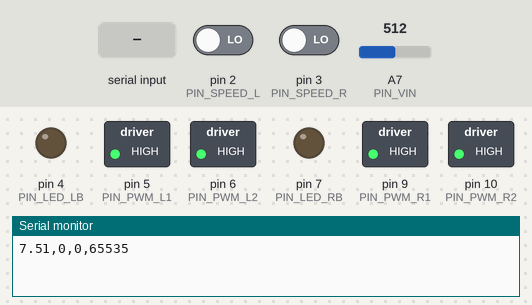
Recording of a sketch running on a simulated Arduino Nano, built with avr-gcc and run on an emulated ATmega328P. On the bench: switched loads named in the sketch (green lamp = pin HIGH), output pins drawn as LEDs (lit = HIGH), the last lines printed to the serial monitor. The inputs (shaded band) are chosen by the test bench; at power-on: pin 2 (PIN_SPEED_L) LOW, pin 3 (PIN_SPEED_R) LOW, A7 (PIN_VIN) = 512.

Above: at 1.2 s.
1.3 s: "c90\n" received over Serial
At 2.4 s:
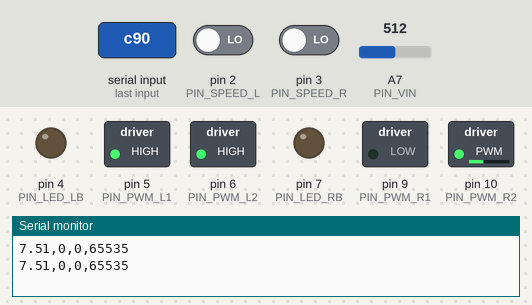
2.8 s: "c,45\n" received over Serial
At 3.5 s:
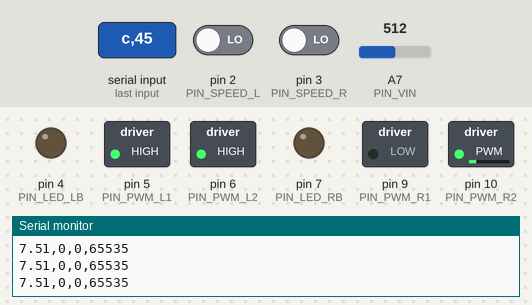
4.3 s: "c\n" received over Serial
At 4.7 s:
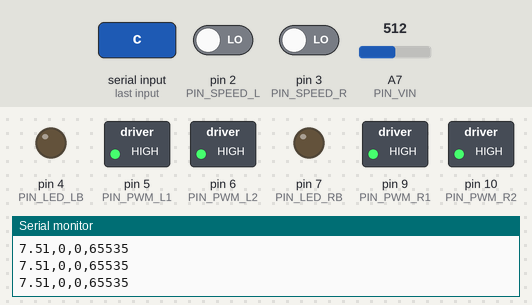
Timing chart, 0 to 7.3 s (numbered marks = the images above; inputs shaded):
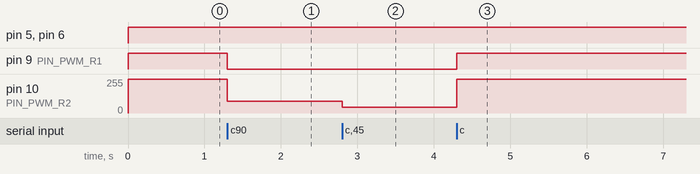

Measured:
- after the input at 1.3 s, pin 9 (PIN_PWM_R1): HIGH → LOW at once; pin 10 (PIN_PWM_R2): 255/255 → 90/255 at once
- after the input at 2.8 s, pin 10 (PIN_PWM_R2): 90/255 → 45/255 at once
- after the input at 4.3 s, pin 9 (PIN_PWM_R1): LOW → HIGH at once; pin 10 (PIN_PWM_R2): 45/255 → 255/255 at once

The sketch:

openbot_v1_nano.ino
```cpp
// ---------------------------------------------------------------------------
// This Arduino sketch accompanies the OpenBot Android application.
//
// The sketch has the following functinonalities:
//  - receive control commands from Android application (USB serial)
//. - produce low-level controls (PWM) for the vehicle
//  - toggle left and right indicator signals
//  - wheel odometry based on optical speed sensors
//  - estimate battery voltage via voltage divider
//  - estimate distance based on sonar sensor
//  - send sensor readings to Android application (USB serial)
//
//  Dependencies (if sonar is required):
//  - NewPing library by Tim Eckel (Install via Tools --> Manage Libraries)
//
// By Matthias Mueller, Intelligent Systems Lab, 2020
// ---------------------------------------------------------------------------


// PIN_PWM_L1,PIN_PWM_L2,PIN_PWM_R1,PIN_PWM_R2      Low-level control of left DC motors via PWM
// PIN_SPEED_L, PIN_SPEED_R          	      Measure left and right wheel speed
// PIN_VIN                                  Measure battery voltage via voltage divider
// PIN_TRIGGER                              Arduino pin tied to trigger pin on ultrasonic sensor.
// PIN_ECHO                                 Arduino pin tied to echo pin on ultrasonic sensor.
// MAX_DISTANCE                             Maximum distance we want to ping for (in centimeters).
// PIN_LED_LB, PIN_LED_RB                   Toggle left and right rear LEDs (indicator signals)


//------------------------------------------------------//
//DEFINITIONS
//------------------------------------------------------//

// DO NOT CHANGE!
#define DIY 0
#define PCB_V1 1
#define PCB_V2 2

// Setup the OpenBot version (DIY,PCB_V1,PCB_V2)
#define OPENBOT DIY

// Enable/Disable no phone mode (1,0)
// In no phone mode:
// - the motors will turn at 75% speed
// - the speed will be reduced if an obstacle is detected by the sonar sensor
// - the car will turn, if an obstacle is detected within STOP_THRESHOLD
#define NO_PHONE_MODE 0

// Enable/Disable sonar (1,0)
#define HAS_SONAR 0

//Setup the pin definitions
#if (OPENBOT == DIY)
  #define PIN_PWM_L1 5
  #define PIN_PWM_L2 6
  #define PIN_PWM_R1 9
  #define PIN_PWM_R2 10
  #define PIN_SPEED_L 2
  #define PIN_SPEED_R 3
  #define PIN_VIN A7
  #define PIN_TRIGGER 12 //4
  #define PIN_ECHO 11 //4
  #define PIN_LED_LB 4 //7
  #define PIN_LED_RB 7 //8
#elif (OPENBOT == PCB_V1)
  #define PIN_PWM_L1 9
  #define PIN_PWM_L2 10
  #define PIN_PWM_R1 5
  #define PIN_PWM_R2 6
  #define PIN_SPEED_L 2
  #define PIN_SPEED_R 4
  #define PIN_VIN A7
  #define PIN_TRIGGER 3
  #define PIN_ECHO 3
  #define PIN_LED_LB 7
  #define PIN_LED_RB 8
#elif (OPENBOT == PCB_V2)
  #define PIN_PWM_L1 9
  #define PIN_PWM_L2 10
  #define PIN_PWM_R1 5
  #define PIN_PWM_R2 6
  #define PIN_SPEED_L 2
  #define PIN_SPEED_R 3
  #define PIN_VIN A7
  #define PIN_TRIGGER 4
  #define PIN_ECHO 4
  #define PIN_LED_LB 7
  #define PIN_LED_RB 8
#endif


//------------------------------------------------------//
//INITIALIZATION
//------------------------------------------------------//

#if HAS_SONAR
  //Sonar sensor
  #include <NewPing.h>
  const unsigned int MAX_DISTANCE = 300; //cm
  const unsigned int STOP_THRESHOLD = 64; //cm
  NewPing sonar(PIN_TRIGGER, PIN_ECHO, MAX_DISTANCE); // NewPing setup of pins and maximum distance.
  const unsigned int PING_INTERVAL = 100; // How frequently to send out a ping (ms).
  unsigned long ping_timeout = 0;   // After timeout (ms), distance is set to maximum.
  boolean ping_success = false;
  unsigned int distance = MAX_DISTANCE; //cm
  unsigned int distance_estimate = MAX_DISTANCE; //cm
  #define USE_MEDIAN 0 //If median filter should be used (1,0)
  #if USE_MEDIAN
    const unsigned int distance_array_sz = 3;
    unsigned int distance_array[distance_array_sz]={};
    unsigned int distance_counter = 0;
  #endif
#else
  #include <limits.h>
  const unsigned int STOP_THRESHOLD = 0; //cm
  unsigned int distance_estimate = UINT_MAX; //cm
#endif

//The factor is computed as (R1+R2)/R2
#if (OPENBOT == PCB_V1)
  float VOLTAGE_DIVIDER_FACTOR = 133/33;
#else
  float VOLTAGE_DIVIDER_FACTOR = 30/10;
#endif

//Vehicle Control
int ctrl_left = 0;
int ctrl_right = 0;

//Voltage measurement
unsigned int vin_counter = 0;
const unsigned int vin_array_sz = 100;
unsigned int vin_array[vin_array_sz]={0};

//Speed sensor
const unsigned long SPEED_TRIGGER_THRESHOLD = 1; // Triggers within this time will be ignored (ms)
const unsigned int DISK_HOLES = 20;
unsigned long oldtime_left = 0;
unsigned long curtime_left = 0;
unsigned long oldtime_right = 0;
unsigned long curtime_right = 0;
#if (OPENBOT == PCB_V1)
  int oldstate_left = 0;
  int oldstate_right = 0;
  int newstate_left = 0;
  int newstate_right = 0;
#endif
int counter_left = 0;
int counter_right = 0;

//Indicator Signal
const unsigned long INDICATOR_INTERVAL = 500; //Blinking rate of the indicator signal (ms).
unsigned long indicator_timeout = 0;
int indicator_val = 0;
bool indicator_left = 0;
bool indicator_right = 0;
bool ctrl_rx = 0;
bool indicator_rx = 0;

//Serial communication
const unsigned long SEND_INTERVAL = 1000; // How frequently vehicle data is sent (ms).
unsigned long send_timeout = 0;
String inString = "";

//------------------------------------------------------//
//SETUP
//------------------------------------------------------//

void setup()
{
  //Outputs
  pinMode(PIN_PWM_L1,OUTPUT);
  pinMode(PIN_PWM_L2,OUTPUT);
  pinMode(PIN_PWM_R1,OUTPUT);
  pinMode(PIN_PWM_R2,OUTPUT);
  pinMode(PIN_LED_LB,OUTPUT);
  pinMode(PIN_LED_RB,OUTPUT);

  //Inputs
  pinMode(PIN_VIN,INPUT);
  pinMode(PIN_SPEED_L,INPUT);
  pinMode(PIN_SPEED_R,INPUT);

  Serial.begin(115200,SERIAL_8N1); //8 data bits, no parity, 1 stop bit
  send_timeout = millis() + SEND_INTERVAL; //wait for one interval to get readings
  #if (OPENBOT == DIY || OPENBOT == PCB_V2)
    attachInterrupt(digitalPinToInterrupt(PIN_SPEED_L), update_speed_left, CHANGE);
    attachInterrupt(digitalPinToInterrupt(PIN_SPEED_R), update_speed_right, CHANGE);
  #endif

}

//------------------------------------------------------//
//LOOP
//------------------------------------------------------//

void loop() {
  #if (NO_PHONE_MODE)
    if (distance_estimate > STOP_THRESHOLD) {
      ctrl_left = min(192, distance_estimate);
      ctrl_right = min(192, distance_estimate);
    }
    else {
      ctrl_left = 128;
      ctrl_right = -128;
    }
  #else // Wait for messages from the phone
    if (Serial.available() > 0) {
      check_for_msg();
    }
    if (distance_estimate < STOP_THRESHOLD) {
      ctrl_left = 0;
      ctrl_right = 0;
    }
  #endif
  update_left_motors();
  update_right_motors();

  //Measure voltage
  vin_array[vin_counter%vin_array_sz] = analogRead(PIN_VIN);
  vin_counter++;

  //Measure speed, otherwise through interrupt
  #if (OPENBOT == PCB_V1)
    check_speed_left();
    check_speed_right();
  #endif

  #if HAS_SONAR
    //Measure distance every PING_INTERVAL
    if (millis() >= ping_timeout) {
      if (!ping_success) { // Check if last ping was returned
        distance = MAX_DISTANCE;
      }
      #if USE_MEDIAN
        distance_array[distance_counter%distance_array_sz] = distance;
        distance_counter++;
        distance_estimate = get_median(distance_array, distance_array_sz);
      #else
        distance_estimate = distance;
      #endif
      send_ping();
    }
  #endif

  // Send vehicle measurments to serial every SEND_INTERVAL
  if (millis() >= send_timeout) {
    send_vehicle_data();
    send_timeout = millis() + SEND_INTERVAL;
  }

  // Check indicator signal every INDICATOR_INTERVAL
  if (millis() >= indicator_timeout) {
    update_indicator();
    indicator_timeout = millis() + INDICATOR_INTERVAL;
  }

}


//------------------------------------------------------//
//FUNCTIONS
//------------------------------------------------------//

float get_voltage () {
  unsigned long array_sum = 0;
  unsigned int array_size = min(vin_array_sz,vin_counter);
  for(unsigned int index = 0; index < array_size; index++)
  {
    array_sum += vin_array[index];
  }
  return float(array_sum)/array_size/1023*5*VOLTAGE_DIVIDER_FACTOR;
}

void update_left_motors() {
    if (ctrl_left < 0) {
      analogWrite(PIN_PWM_L1,-ctrl_left);
      analogWrite(PIN_PWM_L2,0);
    }
    else if (ctrl_left > 0) {
      analogWrite(PIN_PWM_L1,0);
      analogWrite(PIN_PWM_L2,ctrl_left);
    }
    else { //Motor brake
      analogWrite(PIN_PWM_L1,255);
      analogWrite(PIN_PWM_L2,255);
    }
}

void update_right_motors() {
    if (ctrl_right < 0) {
      analogWrite(PIN_PWM_R1,-ctrl_right);
      analogWrite(PIN_PWM_R2,0);
    }
    else if (ctrl_right > 0) {
      analogWrite(PIN_PWM_R1,0);
      analogWrite(PIN_PWM_R2,ctrl_right);
    }
    else { //Motor brake
      analogWrite(PIN_PWM_R1,255);
      analogWrite(PIN_PWM_R2,255);
    }
}

void update_speed_left() {
  curtime_left = millis();
  if( (curtime_left - oldtime_left) > SPEED_TRIGGER_THRESHOLD ) {
    if (ctrl_left < 0) {
      counter_left--;
    }
    else if (ctrl_left > 0) {
      counter_left++;
    }
    oldtime_left = curtime_left;
  }
}

void update_speed_right() {
  curtime_right = millis();
  if( (curtime_right - oldtime_right) > SPEED_TRIGGER_THRESHOLD ) {
    if (ctrl_right < 0) {
      counter_right--;
    }
    else if (ctrl_right > 0){
      counter_right++;
    }
    oldtime_right = curtime_right;
  }
}

void process_ctrl_msg() {
  ctrl_rx = true;
  while (ctrl_rx) {
    if (Serial.available()) {
      char inChar = Serial.read();
      // comma indicates that inString contains the left ctrl
      if (inChar == ',') {
        ctrl_left = inString.toInt();
        // clear the string for new input:
        inString = "";
      }
      // new line indicates that inString contains the right ctrl
      else if (inChar == '\n') {
        ctrl_right = inString.toInt();
        // clear the string for new input:
        inString = "";
        // end of message
        ctrl_rx = false;
      }
      else {
        // As long as the incoming byte
        // is not a newline or comma,
        // convert the incoming byte to a char
        // and add it to the string
        inString += inChar;
      }
    }
  }
}

void process_indicator_msg() {
  indicator_rx = true;
  while (indicator_rx) {
    if (Serial.available()){
      char inChar = Serial.read();
      // new line indicates that inString contains the indicator signal
      if (inChar == '\n') {
        indicator_val = inString.toInt();
        // clear the string for new input:
        inString = "";
        // end of message
        indicator_rx = false;
      }
      else {
        // As long as the incoming byte
        // is not a newline
        // convert the incoming byte to a char
        // and add it to the string
        inString += inChar;
      }
    }
  }
}

void check_for_msg() {
  char inChar = Serial.read();
  switch (inChar) {
    case 'c':
      process_ctrl_msg();
      break;
    case 'i':
      process_indicator_msg();
      break;
  }
}

#if (NO_PHONE_MODE)
  void send_vehicle_data() {
    float rpm_factor = 60.0*(1000.0/SEND_INTERVAL)/(DISK_HOLES*2);
    Serial.print("Voltage: "); Serial.println(get_voltage(), 2);
    Serial.print("Left RPM: "); Serial.println(counter_left*rpm_factor, 0);
    Serial.print("Right RPM: "); Serial.println(counter_right*rpm_factor, 0);
    Serial.print("Distance: "); Serial.println(distance_estimate);
    Serial.println("------------------");
    counter_left = 0;
    counter_right = 0;
  }
#else
  void send_vehicle_data() {
    Serial.print(get_voltage());
    Serial.print(",");
    Serial.print(counter_left);
    Serial.print(",");
    Serial.print(counter_right);
    Serial.print(",");
    Serial.print(distance_estimate);
    Serial.println();
    counter_left = 0;
    counter_right = 0;
  }
#endif

void update_indicator() {
  switch (indicator_val) {
    case -1:
      indicator_left = !indicator_left;
      indicator_right = LOW;
      break;
    case 0:
      indicator_left = LOW;
      indicator_right = LOW;
      break;
    case 1:
      indicator_left = LOW;
      indicator_right = !indicator_right;
      break;
  }
  digitalWrite(PIN_LED_LB, indicator_left);
  digitalWrite(PIN_LED_RB, indicator_right);
}

int get_median(int a[], int sz) {
  //bubble sort
  for(int i=0; i<(sz-1); i++) {
    for(int j=0; j<(sz-(i+1)); j++) {
      if(a[j] > a[j+1]) {
          int t = a[j];
          a[j] = a[j+1];
          a[j+1] = t;
      }
    }
  }
  return a[sz/2];
}

#if (OPENBOT == PCB_V1)
  void check_speed_left() {
    newstate_left = digitalRead(PIN_SPEED_L);
    if (newstate_left != oldstate_left) {
      oldstate_left=newstate_left;
      update_speed_left();
    }
  }

  void check_speed_right() {
    newstate_right = digitalRead(PIN_SPEED_R);
    if (newstate_right != oldstate_right) {
      oldstate_right=newstate_right;
      update_speed_right();
    }
  }
#endif

#if HAS_SONAR
  //Send a ping to measure distance
  void send_ping() {
    ping_success = false;
    ping_timeout = millis() + PING_INTERVAL; // Set next ping time.
    sonar.ping_timer(echo_check); // Send out the ping, calls "echo_check" function every 24uS where you can check the ping status.
  }

  void echo_check() { // Timer2 interrupt calls this function every 24uS.
    if (sonar.check_timer()) { // Check ping status
      distance = sonar.ping_result / US_ROUNDTRIP_CM; // Ping returned in uS, convert to cm
      ping_success = true;
    }
  }
#endif
```
